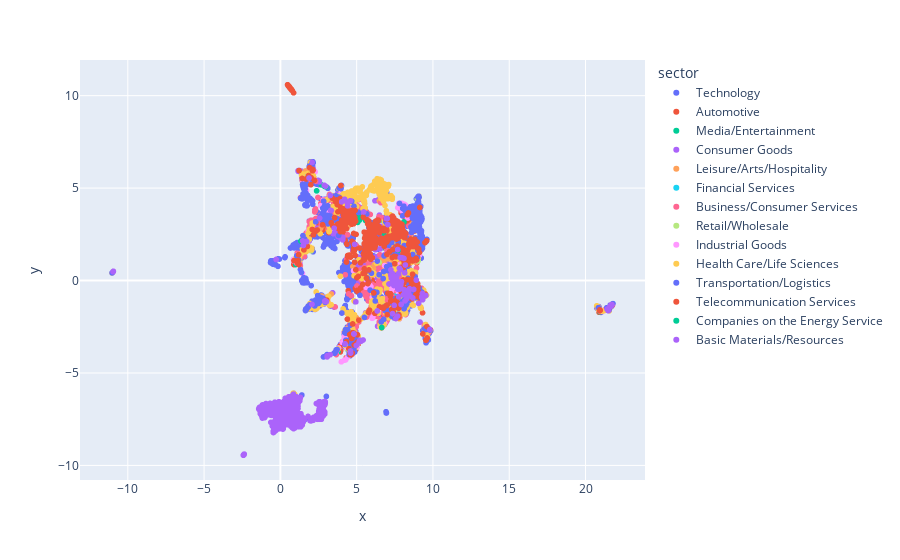

The notebook cell this image was saved under:
### Code cell
fig = px.scatter(df, x="x", y="y", color="sector", hover_data=['sector', 'symb', 'headline'])
fig.show()

### Figure 1 — Plotly figure (JSON) as saved in the notebook; plotly's stock layout.template omitted (floating-point values rounded to 4 significant figures; data arrays with more than 128 entries replaced by an {"elided": "..."} marker saying what was removed)
{"data": [{"customdata": {"elided": "1495x3 str values"}, "hoverlabel": {"namelength": 0}, "hovertemplate": "sector=%{customdata[0]}<br>x=%{x}<br>y=%{y}<br>symb=%{customdata[1]}<br>headline=%{customdata[2]}", "legendgroup": "Technology", "marker": {"color": "#636efa", "symbol": "circle"}, "mode": "markers", "name": "Technology", "showlegend": true, "type": "scattergl", "x": {"elided": "1495 float values"}, "xaxis": "x", "y": {"elided": "1495 float values"}, "yaxis": "y"}, {"customdata": {"elided": "254x3 str values"}, "hoverlabel": {"namelength": 0}, "hovertemplate": "sector=%{customdata[0]}<br>x=%{x}<br>y=%{y}<br>symb=%{customdata[1]}<br>headline=%{customdata[2]}", "legendgroup": "Automotive", "marker": {"color": "#EF553B", "symbol": "circle"}, "mode": "markers", "name": "Automotive", "showlegend": true, "type": "scattergl", "x": {"elided": "254 float values"}, "xaxis": "x", "y": {"elided": "254 float values"}, "yaxis": "y"}, {"customdata": {"elided": "71x3 str values"}, "hoverlabel": {"namelength": 0}, "hovertemplate": "sector=%{customdata[0]}<br>x=%{x}<br>y=%{y}<br>symb=%{customdata[1]}<br>headline=%{customdata[2]}", "legendgroup": "Media/Entertainment", "marker": {"color": "#00cc96", "symbol": "circle"}, "mode": "markers", "name": "Media/Entertainment", "showlegend": true, "type": "scattergl", "x": [6.795, 6.655, 5.064, 3.774, 8.327, 6.444, 3.732, 1.902, 2.377, 20.94, 5.745, 8.424, 9.04, 0.6175, 1.012, 9.157, 4.954, 6.457, 4.38, 5.958, 8.102, 5.665, 8.167, 7.657, 5.513, 7.625, 5.606, 7.889, 6.759, 7.591, 6.657, 0.7428, 7.886, 5.75, 5.578, 6.611, 6.826, 6.817, 6.789, 5.77, 5.856, 5.745, 6.8, 8.103, 0.9409, 5.72, 5.762, 5.795, 3.843, 6.181, 5.821, 5.8, 5.896, 6.197, 5.677, 4.326, 5.153, 2.896, 5.173, 5.18, 5.151, 5.152, 2.985, 5.149, 2.991, 2.693, 5.167, 5.541, 5.537, 2.94, 2.971], "xaxis": "x", "y": [2.591, 2.818, 3.143, -3.848, -1.26, -2.441, -3.813, 6.05, 4.851, -1.69, 3.218, -0.8481, 3.811, 10.44, 0.868, 2.361, 4.053, 1.148, 2.984, 2.348, 3.17, 1.341, 2.16, 2.922, 1.107, 2.394, 1.131, 2.659, 2.247, 2.78, 2.267, 10.3, 2.632, 2.111, 3.253, 3.279, 2.293, 2.293, 2.339, 2.296, 1.761, 2.468, 1.771, 2.609, 1.077, 2.193, 2.115, 1.77, 2.48, -1.456, 2.136, 2.189, 2.529, 1.92, 2.147, 3.975, 3.481, 5.089, 3.272, 3.272, 3.274, 3.277, 5.077, 3.27, 5.078, 5.172, 3.257, 3.384, 3.421, 5.093, 5.083], "yaxis": "y"}, {"customdata": {"elided": "558x3 str values"}, "hoverlabel": {"namelength": 0}, "hovertemplate": "sector=%{customdata[0]}<br>x=%{x}<br>y=%{y}<br>symb=%{customdata[1]}<br>headline=%{customdata[2]}", "legendgroup": "Consumer Goods", "marker": {"color": "#ab63fa", "symbol": "circle"}, "mode": "markers", "name": "Consumer Goods", "showlegend": true, "type": "scattergl", "x": {"elided": "558 float values"}, "xaxis": "x", "y": {"elided": "558 float values"}, "yaxis": "y"}, {"customdata": {"elided": "228x3 str values"}, "hoverlabel": {"namelength": 0}, "hovertemplate": "sector=%{customdata[0]}<br>x=%{x}<br>y=%{y}<br>symb=%{customdata[1]}<br>headline=%{customdata[2]}", "legendgroup": "Leisure/Arts/Hospitality", "marker": {"color": "#FFA15A", "symbol": "circle"}, "mode": "markers", "name": "Leisure/Arts/Hospitality", "showlegend": true, "type": "scattergl", "x": {"elided": "228 float values"}, "xaxis": "x", "y": {"elided": "228 float values"}, "yaxis": "y"}, {"customdata": [["Financial Services", "BAC", "Stocks end lower but off worst levels as Wall Street wraps up roller-coaster week in positive territory"], ["Financial Services", "BAC", "Bank stocks take a broad beating as Treasury yields keep falling to records"], ["Financial Services", "BAC", "Dow notches another 900-point loss as benchmark government bond carves out new record low"], ["Financial Services", "BAC", "Financial stocks rally was short lived after Fed rate cut"], ["Financial Services", "BAC", "Powell says Fed 'closely monitoring' coronavirus"], ["Financial Services", "WFC", "Opinion: These stocks may be your best choice for income as interest rates keep falling"], ["Financial Services", "WFC", "House panel rips Wells Fargo as 'reckless' and unwilling 'to stop harming its customers'"], ["Financial Services", "WFC", "Wells Fargo will settle regulatory investigation of ETFs for $35 million"], ["Financial Services", "WFC", "Financial stocks bounce slightly, but Treasury yields extend decline"], ["Financial Services", "WFC", "Bank stocks sink as COVID-19 worries send Treasury yields tumbling"]], "hoverlabel": {"namelength": 0}, "hovertemplate": "sector=%{customdata[0]}<br>x=%{x}<br>y=%{y}<br>symb=%{customdata[1]}<br>headline=%{customdata[2]}", "legendgroup": "Financial Services", "marker": {"color": "#19d3f3", "symbol": "circle"}, "mode": "markers", "name": "Financial Services", "showlegend": true, "type": "scattergl", "x": [1.04, 1.176, 3.638, 1.107, 7.478, 7.719, 7.188, 6.519, 1.181, 1.157], "xaxis": "x", "y": [1.24, 1.998, -3.827, 2.038, -0.839, -1.63, 3.125, 3.444, 2.029, 1.991], "yaxis": "y"}, {"customdata": {"elided": "771x3 str values"}, "hoverlabel": {"namelength": 0}, "hovertemplate": "sector=%{customdata[0]}<br>x=%{x}<br>y=%{y}<br>symb=%{customdata[1]}<br>headline=%{customdata[2]}", "legendgroup": "Business/Consumer Services", "marker": {"color": "#FF6692", "symbol": "circle"}, "mode": "markers", "name": "Business/Consumer Services", "showlegend": true, "type": "scattergl", "x": {"elided": "771 float values"}, "xaxis": "x", "y": {"elided": "771 float values"}, "yaxis": "y"}, {"customdata": [["Retail/Wholesale", "COST", "How America's 'survivalists' are preparing for a worst-case coronavirus epidemic - 'beans, bullets and Band-Aids'"], ["Retail/Wholesale", "COST", "'Total f***ing anarchy!' Costco shoppers share funny/scary tales of preppers getting ready for a coronavirus outbreak"], ["Retail/Wholesale", "COST", "As coronavirus infections spread, demand for oat milk is outpacing hand sanitizer"], ["Retail/Wholesale", "COST", "Costco, BJ's and Kroger sales boosted by demand for coronavirus-related items"], ["Retail/Wholesale", "KR", "Kroger reports earnings that beat estimates"], ["Retail/Wholesale", "VIPS", "Chinese internet stocks rise after report of coming trade talks, but JD.com lags"], ["Retail/Wholesale", "VIPS", "Alibaba, Tencent stocks extend slide amid concerns over health of Chinese markets"], ["Retail/Wholesale", "VIPS", "Alibaba, JD.com among China names trading lower"], ["Retail/Wholesale", "VIPS", "Opinion: 10 U.S.-listed Chinese stocks that could unlock outsize gains"], ["Retail/Wholesale", "VIPS", "Charting the market recovery attempt, S&P 500 holds firmer technical ground"], ["Retail/Wholesale", "VIPS", "Charting the market recovery attempt, S&P 500 holds firmer technical ground"], ["Retail/Wholesale", "VIPS", "Vipshop's stock soars on market-leading volume after Tencent, JD.com make investments"], ["Retail/Wholesale", "VIPS", "S&P, Dow back for another crack at the March low"], ["Retail/Wholesale", "VIPS", "Charting the approach of Nasdaq 5,000"], ["Retail/Wholesale", "VIPS", "S&P 500 violates major support"], ["Retail/Wholesale", "VIPS", "Alibaba investors have reason to worry, say analysts"], ["Retail/Wholesale", "VIPS", "S&P's backdrop bends, but doesn't break"], ["Retail/Wholesale", "VIPS", "Charting the latest market whipsaw"], ["Retail/Wholesale", "VIPS", "McDermott shares drop after hours; Vipshop surges"], ["Retail/Wholesale", "VIPS", "Carson Block sticks by China short calls as buyers circle"], ["Retail/Wholesale", "VIPS", "S&P 500 rattles the cage on the 1,800 mark"], ["Retail/Wholesale", "VIPS", "Charting a garden-variety pullback"], ["Retail/Wholesale", "VIPS", "Charting a garden-variety pullback"], ["Retail/Wholesale", "VIPS", "Charting the S&P 500's 30-year backdrop"], ["Retail/Wholesale", "VIPS", "Charting the S&P 500's three-decade backdrop"], ["Retail/Wholesale", "VIPS", "Agilent Technologies rises after hours"]], "hoverlabel": {"namelength": 0}, "hovertemplate": "sector=%{customdata[0]}<br>x=%{x}<br>y=%{y}<br>symb=%{customdata[1]}<br>headline=%{customdata[2]}", "legendgroup": "Retail/Wholesale", "marker": {"color": "#B6E880", "symbol": "circle"}, "mode": "markers", "name": "Retail/Wholesale", "showlegend": true, "type": "scattergl", "x": [9.029, 9.007, 8.985, 6.471, 1.673, 4.363, 1.596, 2.013, 8.122, -11.0, 21.65, 3.757, 21.56, 21.56, 21.51, 5.368, 21.44, 21.44, 2.338, 6.84, 21.61, -10.96, 21.48, -10.96, 21.5, 2.27], "xaxis": "x", "y": [1.064, -0.2388, 4.409, 0.9796, 5.74, -3.687, 1.872, 1.606, -0.6889, 0.4447, -1.419, 4.547, -1.481, -1.477, -1.587, 0.3793, -1.577, -1.588, -1.338, 0.23, -1.47, 0.4786, -1.553, 0.4812, -1.611, -1.462], "yaxis": "y"}, {"customdata": {"elided": "198x3 str values"}, "hoverlabel": {"namelength": 0}, "hovertemplate": "sector=%{customdata[0]}<br>x=%{x}<br>y=%{y}<br>symb=%{customdata[1]}<br>headline=%{customdata[2]}", "legendgroup": "Industrial Goods", "marker": {"color": "#FF97FF", "symbol": "circle"}, "mode": "markers", "name": "Industrial Goods", "showlegend": true, "type": "scattergl", "x": {"elided": "198 float values"}, "xaxis": "x", "y": {"elided": "198 float values"}, "yaxis": "y"}, {"customdata": {"elided": "997x3 str values"}, "hoverlabel": {"namelength": 0}, "hovertemplate": "sector=%{customdata[0]}<br>x=%{x}<br>y=%{y}<br>symb=%{customdata[1]}<br>headline=%{customdata[2]}", "legendgroup": "Health Care/Life Sciences", "marker": {"color": "#FECB52", "symbol": "circle"}, "mode": "markers", "name": "Health Care/Life Sciences", "showlegend": true, "type": "scattergl", "x": {"elided": "997 float values"}, "xaxis": "x", "y": {"elided": "997 float values"}, "yaxis": "y"}, {"customdata": {"elided": "860x3 str values"}, "hoverlabel": {"namelength": 0}, "hovertemplate": "sector=%{customdata[0]}<br>x=%{x}<br>y=%{y}<br>symb=%{customdata[1]}<br>headline=%{customdata[2]}", "legendgroup": "Transportation/Logistics", "marker": {"color": "#636efa", "symbol": "circle"}, "mode": "markers", "name": "Transportation/Logistics", "showlegend": true, "type": "scattergl", "x": {"elided": "860 float values"}, "xaxis": "x", "y": {"elided": "860 float values"}, "yaxis": "y"}, {"customdata": {"elided": "743x3 str values"}, "hoverlabel": {"namelength": 0}, "hovertemplate": "sector=%{customdata[0]}<br>x=%{x}<br>y=%{y}<br>symb=%{customdata[1]}<br>headline=%{customdata[2]}", "legendgroup": "Telecommunication Services", "marker": {"color": "#EF553B", "symbol": "circle"}, "mode": "markers", "name": "Telecommunication Services", "showlegend": true, "type": "scattergl", "x": {"elided": "743 float values"}, "xaxis": "x", "y": {"elided": "743 float values"}, "yaxis": "y"}, {"customdata": [["Companies on the Energy Service", "XOM", "Exxon Mobil dividend yield of 7.3% leads the Dow; Visa the only stock yielding less than 10-yr. Treasury"], ["Companies on the Energy Service", "XOM", "Exxon Mobil lays out steps it will take to reduce harmful methane emissions"], ["Companies on the Energy Service", "XOM", "These are the 10 biggest stock winners Monday as the market rebounds from coronavirus rout"]], "hoverlabel": {"namelength": 0}, "hovertemplate": "sector=%{customdata[0]}<br>x=%{x}<br>y=%{y}<br>symb=%{customdata[1]}<br>headline=%{customdata[2]}", "legendgroup": "Companies on the Energy Service", "marker": {"color": "#00cc96", "symbol": "circle"}, "mode": "markers", "name": "Companies on the Energy Service", "showlegend": true, "type": "scattergl", "x": [1.346, 7.714, 6.644], "xaxis": "x", "y": [2.134, 1.637, -2.542], "yaxis": "y"}, {"customdata": {"elided": "1187x3 str values"}, "hoverlabel": {"namelength": 0}, "hovertemplate": "sector=%{customdata[0]}<br>x=%{x}<br>y=%{y}<br>symb=%{customdata[1]}<br>headline=%{customdata[2]}", "legendgroup": "Basic Materials/Resources", "marker": {"color": "#ab63fa", "symbol": "circle"}, "mode": "markers", "name": "Basic Materials/Resources", "showlegend": true, "type": "scattergl", "x": {"elided": "1187 float values"}, "xaxis": "x", "y": {"elided": "1187 float values"}, "yaxis": "y"}], "layout": {"legend": {"title": {"text": "sector"}, "tracegroupgap": 0}, "margin": {"t": 60}, "xaxis": {"anchor": "y", "domain": [0, 1], "title": {"text": "x"}}, "yaxis": {"anchor": "x", "domain": [0, 1], "title": {"text": "y"}}}}
